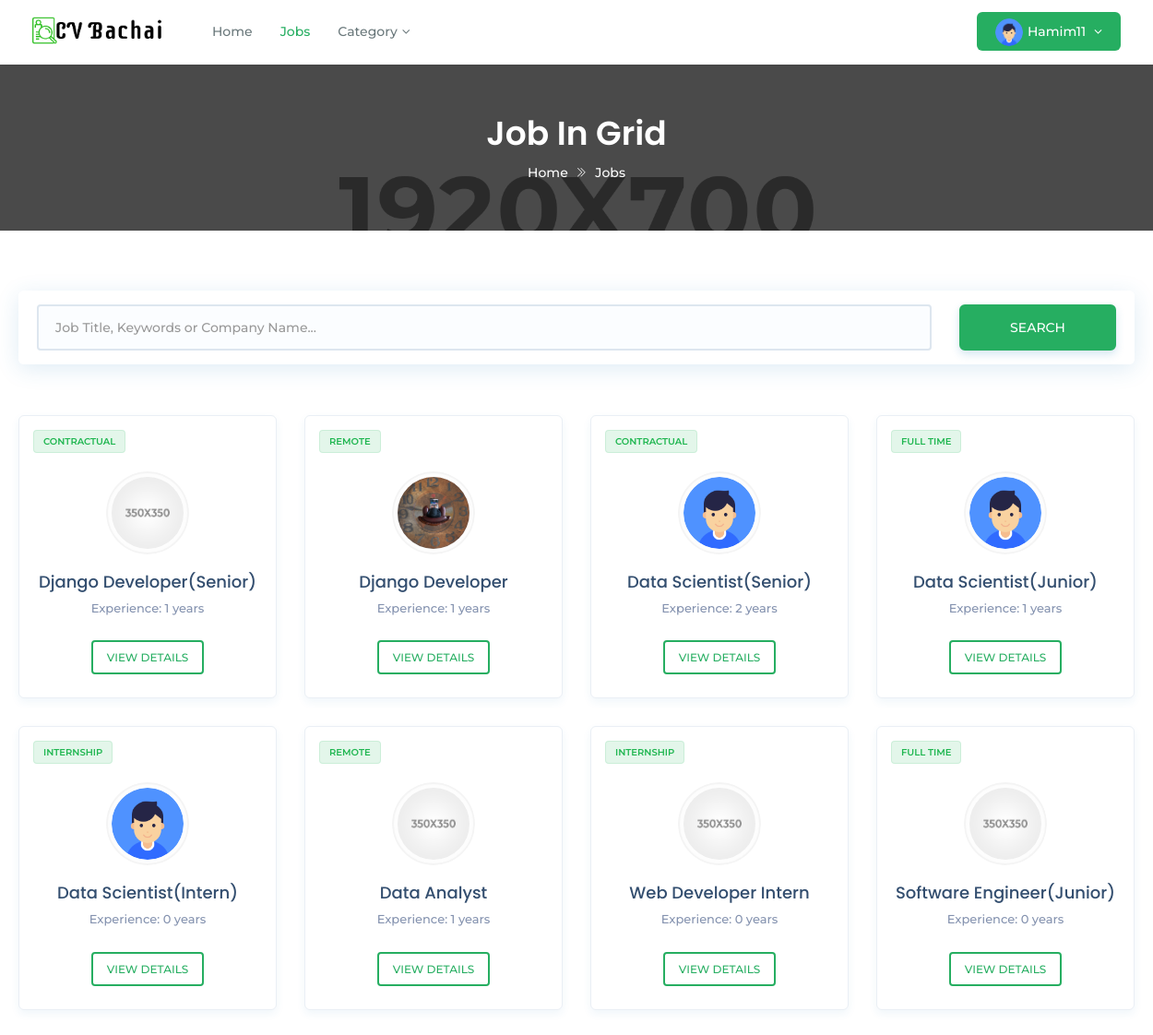
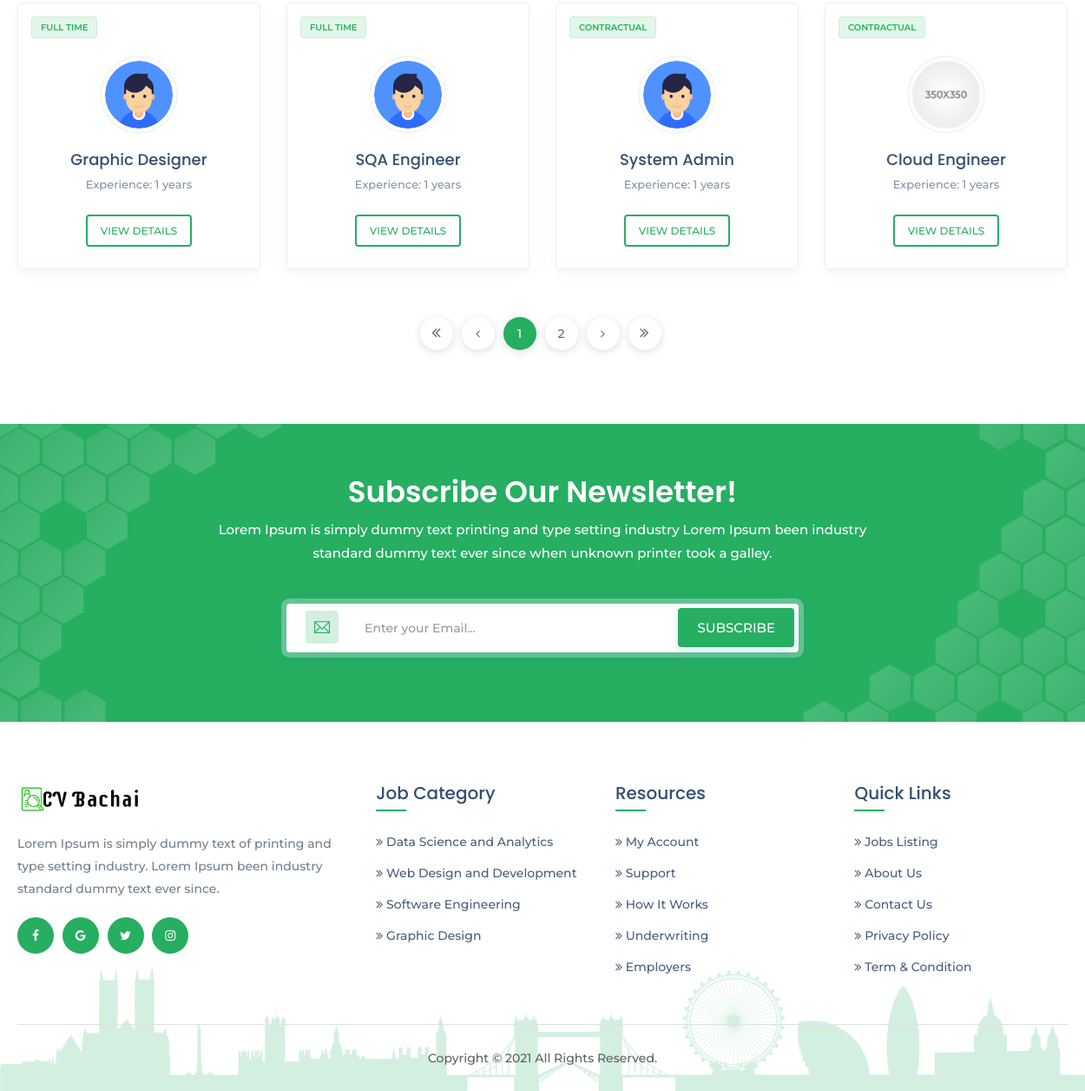
Page /jobs/ (signed in) on the committed database (2 pictures, top to bottom).
### account/models.py (models this page shows, shortened)
class Applicant(models.Model):
    user = models.OneToOneField(settings.AUTH_USER_MODEL,
                                on_delete=models.CASCADE)
    phone = models.CharField(max_length=11, blank=True, null=True)
    work_exp = models.CharField(max_length=50, blank=True, null=True)
    summary = models.TextField(max_length=255)
    gender = models.CharField(
        max_length=10, choices=GENDER_CHOICE, default='Male')
    address = models.TextField(max_length=100)
    dob = models.DateField(blank=True, null=True)
    language = models.CharField(max_length=100)
    website = models.URLField()
    image = models.ImageField(blank=True, null=True)
    category = models.CharField(max_length=100, choices=JOB_CATEGORY,
                                default='Web Developer')

### cvrecommender/models.py (models this page shows, shortened)
class Job(models.Model):
    title = models.CharField(max_length=200)
    slug = models.SlugField(max_length=200, blank=True,
                            help_text='You may keep it blank')
    company_name = models.CharField(max_length=200)
    starting_date = models.DateField(blank=True, null=True)
    deadline = models.DateField(blank=True, null=True)
    salary = models.PositiveIntegerField()
    vacancy = models.PositiveSmallIntegerField(
        validators=[MinValueValidator(1), MaxValueValidator(50)])
    job_category = models.CharField(max_length=50, choices=JOB_CATEGORY)
    job_type = models.CharField(max_length=20, choices=JOB_TYPE)
    email = models.EmailField(max_length=254,)
    phone = models.CharField(max_length=11, blank=True, null=True)
    company_website = models.URLField()
    logo = models.ImageField(null=True, blank=True)
    address = models.TextField(max_length=200)
    division = models.CharField(max_length=15, choices=CITY)
    description = models.TextField()
    responsibility = models.TextField()
    min_education = models.CharField(max_length=20, choices=EDU)
    cgpa = models.DecimalField(max_digits=3, decimal_places=2)
    experience = models.PositiveSmallIntegerField(
        validators=[MinValueValidator(0), MaxValueValidator(15)])
    skill_req = models.TextField(help_text='Input skills with comma')
    skill_bonus = models.CharField(
        max_length=255, blank=True, null=True, help_text='Input skills with comma')
    status = models.CharField(max_length=20, choices=STATUS)
    publish = models.DateField(auto_now_add=True)
    last_modified = models.DateField(auto_now=True)
    recruiter = models.ForeignKey('account.Recruiter',
                                  on_delete=models.CASCADE,
                                  related_name='recruiters')
    applicant = models.ManyToManyField('account.Applicant',
                                       related_name='applicants', blank=True)
    objects = models.Manager()         # default manager
    published = PublishedManager()    # custom manager for all published job post
    def get_absolute_url(self):
        return reverse('jobDetail', args=[self.slug])

### custom_decorators/custom_decorator.py (the view)
        def wrapper_function(request, *args, **kwargs):
            group = None
            if request.user.groups.exists():
                group = request.user.groups.all()[0].name
                if group in allowed_group:
                    return view_function(request, *args, **kwargs)
                else:
                    raise PermissionDenied
            else:
                return redirect('login')

### custom_scripts/custom_functions.py (called while the page is built)
def jobs_in_dict_with_occurrence_number(all_jobs):
    category_dict = {}
    for job in all_jobs:
        category_dict[job.job_category] = category_dict\
            .get(job.job_category, 0)+1
    return category_dict

def sort_dict_and_return(all_jobs):
    jobs_dict = jobs_in_dict_with_occurrence_number(all_jobs)
    sorted_cat_dict = dict(sorted(jobs_dict.items(),
                                  key=operator.itemgetter(1),
                                  reverse=True))
    sliced_dict = dict(itertools.islice(sorted_cat_dict.items(), 4))
    top_3 = dict(itertools.islice(sorted_cat_dict.items(), 3))
    return sorted_cat_dict, sliced_dict, top_3

### cvrecommender/models.py (called while the page is built)
    def get_queryset(self):
        return super(PublishedManager, self).get_queryset()\
                                            .filter(status='Published')

### cvrecommender/views.py (called while the page is built)
@login_required(login_url='login')
@allowed_users(allowed_group=['applicant'])
def allPublishedJobs(request, job_cat=None):
    if job_cat:
        all_jobs = Job.published.filter(
            job_category=job_cat).order_by('-publish')
        category = True
    else:
        all_jobs = Job.published.all().order_by('-publish')
        category = False
    sorted_cat_dict, sliced_dict, top_3 = \
        sort_dict_and_return(Job.objects.all())
    paginator = Paginator(all_jobs, 12)
    page = request.GET.get('page')
    all_jobs = paginator.get_page(page)
    context = {'all_jobs': all_jobs, 'sliced_dict': sliced_dict, 'top_3': top_3,
               'sorted_cat_dict': sorted_cat_dict, 'category': category}
    return render(request, 'job_layout.html', context)

### cvrecommender/templates/job_layout.html (shortened to what this page needs)
{% load static %}
<!DOCTYPE html>
<html class="no-js" lang="zxx">
<head>
<link href="{% static 'assets/plugins/bootstrap/css/bootstrap.min.css' %}" rel="stylesheet">
<link href="{% static 'assets/plugins/icons/css/icons.css' %}" rel="stylesheet">
<link href="{% static 'assets/plugins/animate/animate.css' %}" rel="stylesheet">
<link href="{% static 'assets/plugins/aos-master/aos.css' %}" rel="stylesheet">
<link href="{% static 'assets/plugins/bootstrap/css/bootsnav.css' %}" rel="stylesheet">
<link href="{% static 'assets/plugins/nice-select/css/nice-select.css' %}" rel="stylesheet">
<link href="{% static 'assets/css/style.css' %}" rel="stylesheet">
<link href="{% static 'assets/css/responsive.css' %}" rel="stylesheet">
</head>
<body class="utf_skin_area">
<nav class="navbar navbar-default navbar-mobile navbar-fixed white bootsnav">
  <div class="container">
    <div class="navbar-header">
      <a class="navbar-brand" href="{% url 'home' %}"> <img src="{% static 'assets/img/logo-light.png' %}" class="logo logo-display" alt=""> <img src="{% static 'assets/img/logo.png' %}" class="logo logo-scrolled" alt=""> </a>
	  </div>
    <div class="collapse navbar-collapse" id="navbar-menu">
      <ul class="nav navbar-nav navbar-left" data-in="fadeInDown" data-out="fadeOutUp">
        <li> <a href="{% url 'home' %}">Home</a> </li>
        {% if not category %}
          <li class="active"> <a href="{% url 'allPublishedJobs' %}">Jobs</a> </li>
          <li class="dropdown"> <a href="" class="dropdown-toggle" data-toggle="dropdown">Category</a>
        </li>
        {% endif %}
      </ul>
      <ul class="nav navbar-nav navbar-right">
        {% if request.user.is_authenticated %}
          <li class="dropdown sign-up">
              {% if request.user.applicant.image %}
                <a class="dropdown-toggle btn-signup red-btn" data-toggle="dropdown" href="">
                  <img src="{{ request.user.applicant.image.url }}" class="img-responsive img-circle" alt="">
                  {{ request.user }}
                </a>
              {% else %}
                <a class="dropdown-toggle btn-signup red-btn" data-toggle="dropdown" href="">
                  <img src="{% static 'assets/img/user-profile.png' %}" class="img-responsive img-circle" alt="">
                  {{ request.user }}
                </a>
              {% endif %}
            </li>
        {% else %}
          <li class="br-right"><a class="btn-signup red-btn" href="{% url 'login' %}"><i class="login-icon ti-user"></i>Login</a></li>
          <li class="sign-up"><a class="btn-signup red-btn" href="{% url 'register' %}"><span class="ti-briefcase"></span>Register</a></li>
        {% endif %}
      </ul>
    </div>
  </div>
</nav>
<div class="page-title">
  <div class="container">
    <div class="page-caption text-center">
      <h2>Job In Grid</h2>
      <p><a href="{% url 'home' %}" title="Home">Home</a> <i class="ti-angle-double-right"></i> Jobs</p>
    </div>
  </div>
</div>
<section class="padd-0 padd-top-20 jov_search_block_inner">
  <div class="row">
    <div class="container">
      <form method="post" action="{% url 'search' %}">
        <fieldset class="search-form">
          <div class="col-md-10 col-sm-10">
            <input type="text" class="form-control" name='searchquery' placeholder="Job Title, Keywords or Company Name..." />
          </div>
          <div class="col-md-2 col-sm-2 m-clear">
            <button type="submit" class="btn theme-btn full-width height-50 radius-0">Search</button>
          </div>
        </fieldset>
      </form>
    </div>
  </div>
</section>
<section class="padd-top-20 padd-bot-80">
  <div class="container">
    <div class="row">
      {% for job in all_jobs %}
        <div class="col-md-3 col-sm-6">
          <div class="utf_grid_job_widget_area"> <span class="job-type full-type">{{ job.job_type }}</span>
            <div class="u-content">
              {% if job.logo %}
                  <div class="avatar box-80"><img class="img-responsive" src="{{ job.logo.url }}" alt="Company Logo"></div>
                {% else %}
                <div class="avatar box-80"><img class="img-responsive" src="{% static 'assets/img/company_logo_1.png' %}" alt="Company Logo"></div>
              {% endif %}
              <h5><a href="{{ job.get_absolute_url }}">{{ job.title }}</a></h5>
              <p class="text-muted">Experience: {{ job.experience }} years</p>
            </div>
            <div class="utf_apply_job_btn_item">
              <a href="{{ job.get_absolute_url }}" class="btn job-browse-btn btn-radius br-light">View Details</a>
            </div>
          </div>
        </div>
      {% empty %}
        <h3 class="text-danger text-center">Sorry, NO Jobs found!!!</h3>
      {% endfor %}
    </div>
    <div class="utf_flexbox_area padd-0">
      <ul class="pagination">
        {% if all_jobs.has_previous %}
          <li class="page-item"> <a class="page-link" href="?page=1" aria-label="Previous">
            <span aria-hidden="true"><i class="fa fa-angle-double-left"></i></span> </a>
          </li>
          <li class="page-item"> <a class="page-link" href="?page={{ all_jobs.previous_page_number }}" aria-label="Previous">
            <span aria-hidden="true"><i class="fa fa-angle-left"></i></span> </a>
          </li>
        {% else %}
          <li class="page-item"> <a class="page-link" href="?page=1" aria-label="Previous">
            <span aria-hidden="true"><i class="fa fa-angle-double-left"></i></span> </a>
          </li>
          <li class="page-item"> <a class="page-link" href="?page=1" aria-label="Previous">
            <span aria-hidden="true"><i class="fa fa-angle-left"></i></span> </a>
          </li>
        {% endif %}
        {% for job in all_jobs.paginator.page_range %}
          {% if all_jobs.number == job %}
            <li class="page-item active"><a class="page-link" href="?page={{ job }}">{{ job }}</a> </li>
          {% elif job > all_jobs.number|add:'-2' and job < all_jobs.number|add:'2' %}
            <li class="page-item"><a class="page-link" href="?page={{ job }}">{{ job }}</a> </li>
          {% endif %}
        {% endfor %}
        {% if all_jobs.has_next %}
          <li class="page-item"> <a class="page-link" href="?page={{ all_jobs.next_page_number }}" aria-label="Previous">
            <span aria-hidden="true"><i class="fa fa-angle-right"></i></span> </a>
          </li>
          <li class="page-item"> <a class="page-link" href="?page={{ all_jobs.paginator.num_pages }}" aria-label="Previous">
            <span aria-hidden="true"><i class="fa fa-angle-double-right"></i></span> </a>
          </li>
        {% endif %}
      </ul>
	  </div>
  </div>
</section>
<section class="newsletter theme-bg" style="background-image:url('{% static 'assets/img/bg-new.png' %}')">
  <div class="container">
    <div class="row">
      <div class="col-md-8 col-md-offset-2">
        <div class="heading light">
          <h2>Subscribe Our Newsletter!</h2>
          <p>Lorem Ipsum is simply dummy text printing and type setting industry Lorem Ipsum been industry standard dummy text ever since when unknown printer took a galley.</p>
        </div>
      </div>
    </div>
    <div class="row">
      <div class="col-md-6 col-sm-6 col-md-offset-3 col-sm-offset-3">
        <div class="newsletter-box text-center">
          <div class="input-group"> <span class="input-group-addon"><span class="ti-email theme-cl"></span></span>
            <input type="text" class="form-control" placeholder="Enter your Email...">
          </div>
          <button type="button" class="btn theme-btn btn-radius btn-m">Subscribe</button>
        </div>
      </div>
    </div>
  </div>
</section>
<footer class="footer">
  <div class="container">
    <div class="row">
      <div class="col-md-4 col-sm-4">
        <a href="{% url 'home' %}"><img class="footer-logo" src="{% static 'assets/img/logo.png' %}" alt=""></a>
        <p>Lorem Ipsum is simply dummy text of printing and type setting industry. Lorem Ipsum been industry standard dummy text ever since.</p>
        <div class="f-social-box">
          <ul>
            <li><a href="#"><i class="fa fa-facebook facebook-cl"></i></a></li>
            <li><a href="#"><i class="fa fa-google google-plus-cl"></i></a></li>
            <li><a href="#"><i class="fa fa-twitter twitter-cl"></i></a></li>
            <li><a href="#"><i class="fa fa-instagram instagram-cl"></i></a></li>
          </ul>
        </div>
      </div>
      <div class="col-md-8 col-sm-8">
        <div class="row">
          <div class="col-md-4 col-sm-4 col-xs-6">
            <h4>Job Category</h4>
            <ul>
              {% for key, value in sliced_dict.items %}
              <li><a href="{% url 'jobCategory' key %}"><i class="fa fa-angle-double-right"></i> {{ key }}</a></li>
            {% empty %}
              <li>Sorry, NO Category found!!!</li>
            {% endfor %}
            </ul>
          </div>
          <div class="col-md-4 col-sm-4 col-xs-6">
            <h4>Resources</h4>
            <ul>
              <li><a href="#"><i class="fa fa-angle-double-right"></i> My Account</a></li>
              <li><a href="#"><i class="fa fa-angle-double-right"></i> Support</a></li>
              <li><a href="#"><i class="fa fa-angle-double-right"></i> How It Works</a></li>
              <li><a href="#"><i class="fa fa-angle-double-right"></i> Underwriting</a></li>
              <li><a href="#"><i class="fa fa-angle-double-right"></i> Employers</a></li>
            </ul>
          </div>
		      <div class="col-md-4 col-sm-4 col-xs-6">
            <h4>Quick Links</h4>
            <ul>
              <li><a href="{% url 'allPublishedJobs' %}"><i class="fa fa-angle-double-right"></i> Jobs Listing</a></li>
              <li><a href="#"><i class="fa fa-angle-double-right"></i> About Us</a></li>
              <li><a href="#"><i class="fa fa-angle-double-right"></i> Contact Us</a></li>
              <li><a href="#"><i class="fa fa-angle-double-right"></i> Privacy Policy</a></li>
              <li><a href="#"><i class="fa fa-angle-double-right"></i> Term & Condition</a></li>
            </ul>
          </div>
        </div>
      </div>
    </div>
    <div class="row">
      <div class="col-md-12">
        <div class="copyright text-center">
          <p>Copyright © 2021 All Rights Reserved.</p>
        </div>
      </div>
    </div>
  </div>
</footer>
</body>
</html>

### account/static/assets/css/responsive.css (style rules this page uses)
@media only screen and (min-width : 768px) { .heading h2 { font-size: 34px; margin-bottom: 10px; } }
@media only screen and (min-width : 768px) { .newsletter-box .btn { padding: 10px 20px; position: absolute; top: 5px; right: 20px; z-index:9; } }
@media only screen and (min-width : 768px) { .newsletter-box { padding: 0; box-shadow: 0px 0px 0px 6px rgba(255,255,255,0.3); border-radius: 4px; } }
@media only screen and (min-width : 993px) { section { padding: 6em 0; } }
@media only screen and (min-width : 993px) { .navbar-default .navbar-brand img { max-width: 150px; } }
@media only screen and (min-width : 993px) { .newsletter { padding: 60px 0; } }
@media only screen and (min-width : 1024px) { h2 { font-size: 36px; } }
@media only screen and (min-width : 1024px) { h4 { font-size: 20px; } }
@media only screen and (min-width : 1024px) { h5 { font-size: 17; } }

### rows in the picture
Job: job_type "CONTRACTUAL", title "Django Developer(Senior)", experience "1"
Job: job_type "REMOTE", logo (picture), title "Django Developer", experience "1"
Job: job_type "CONTRACTUAL", logo (picture), title "Data Scientist(Senior)", experience "2", sliced_dict "Data Science and Analytics"
Job: job_type "FULL TIME", logo (picture), title "Data Scientist(Junior)", experience "1"
Job: job_type "INTERNSHIP", logo (picture), title "Data Scientist(Intern)", experience "0"
Job: job_type "REMOTE", title "Data Analyst", experience "1"
Job: job_type "INTERNSHIP", title "Web Developer Intern", experience "0", sliced_dict "Web Design and Development"
Job: job_type "FULL TIME", title "Software Engineer(Junior)", experience "0", sliced_dict "Software Engineering"
Job: job_type "FULL TIME", logo (picture), title "Graphic Designer", experience "1", sliced_dict "Graphic Design"
Job: job_type "FULL TIME", logo (picture), title "SQA Engineer", experience "1"
Job: job_type "CONTRACTUAL", logo (picture), title "System Admin", experience "1"
Job: job_type "CONTRACTUAL", title "Cloud Engineer", experience "1"

### other values in the picture
{{ request.user }} "Hamim11"
{{ job }} "1"
{{ job }} "2"
